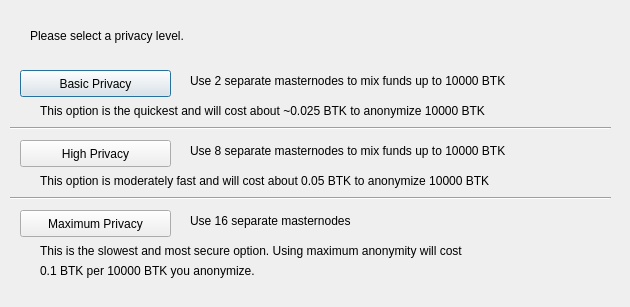
<?xml version="1.0" encoding="UTF-8"?>
<ui version="4.0">
 <class>ObfuscationConfig</class>
 <widget class="QDialog" name="ObfuscationConfig">
  <property name="geometry">
   <rect>
    <x>0</x>
    <y>0</y>
    <width>630</width>
    <height>307</height>
   </rect>
  </property>
  <property name="windowTitle">
   <string>Configure Obfuscation</string>
  </property>
  <widget class="QPushButton" name="buttonBasic">
   <property name="geometry">
    <rect>
     <x>20</x>
     <y>70</y>
     <width>151</width>
     <height>27</height>
    </rect>
   </property>
   <property name="text">
    <string>Basic Privacy</string>
   </property>
  </widget>
  <widget class="QPushButton" name="buttonHigh">
   <property name="geometry">
    <rect>
     <x>20</x>
     <y>140</y>
     <width>151</width>
     <height>27</height>
    </rect>
   </property>
   <property name="text">
    <string>High Privacy</string>
   </property>
  </widget>
  <widget class="QPushButton" name="buttonMax">
   <property name="geometry">
    <rect>
     <x>20</x>
     <y>210</y>
     <width>151</width>
     <height>27</height>
    </rect>
   </property>
   <property name="text">
    <string>Maximum Privacy</string>
   </property>
  </widget>
  <widget class="QLabel" name="label">
   <property name="geometry">
    <rect>
     <x>30</x>
     <y>20</y>
     <width>571</width>
     <height>31</height>
    </rect>
   </property>
   <property name="text">
    <string>Please select a privacy level.</string>
   </property>
  </widget>
  <widget class="QLabel" name="label_2">
   <property name="geometry">
    <rect>
     <x>190</x>
     <y>70</y>
     <width>421</width>
     <height>21</height>
    </rect>
   </property>
   <property name="text">
    <string>Use 2 separate masternodes to mix funds up to 10000 BTK</string>
   </property>
  </widget>
  <widget class="QLabel" name="label_3">
   <property name="geometry">
    <rect>
     <x>190</x>
     <y>140</y>
     <width>411</width>
     <height>21</height>
    </rect>
   </property>
   <property name="text">
    <string>Use 8 separate masternodes to mix funds up to 10000 BTK</string>
   </property>
  </widget>
  <widget class="QLabel" name="label_4">
   <property name="geometry">
    <rect>
     <x>190</x>
     <y>210</y>
     <width>421</width>
     <height>21</height>
    </rect>
   </property>
   <property name="text">
    <string>Use 16 separate masternodes</string>
   </property>
  </widget>
  <widget class="QLabel" name="label_6">
   <property name="geometry">
    <rect>
     <x>40</x>
     <y>100</y>
     <width>561</width>
     <height>21</height>
    </rect>
   </property>
   <property name="text">
    <string>This option is the quickest and will cost about ~0.025 BTK to anonymize 10000 BTK</string>
   </property>
  </widget>
  <widget class="QLabel" name="label_7">
   <property name="geometry">
    <rect>
     <x>40</x>
     <y>170</y>
     <width>561</width>
     <height>21</height>
    </rect>
   </property>
   <property name="text">
    <string>This option is moderately fast and will cost about 0.05 BTK to anonymize 10000 BTK</string>
   </property>
  </widget>
  <widget class="QLabel" name="label_8">
   <property name="geometry">
    <rect>
     <x>40</x>
     <y>240</y>
     <width>561</width>
     <height>21</height>
    </rect>
   </property>
   <property name="text">
    <string>This is the slowest and most secure option. Using maximum anonymity will cost</string>
   </property>
  </widget>
  <widget class="QLabel" name="label_9">
   <property name="geometry">
    <rect>
     <x>40</x>
     <y>260</y>
     <width>561</width>
     <height>21</height>
    </rect>
   </property>
   <property name="text">
    <string>0.1 BTK per 10000 BTK you anonymize.</string>
   </property>
  </widget>
  <widget class="Line" name="line">
   <property name="geometry">
    <rect>
     <x>10</x>
     <y>120</y>
     <width>601</width>
     <height>16</height>
    </rect>
   </property>
   <property name="orientation">
    <enum>Qt::Horizontal</enum>
   </property>
  </widget>
  <widget class="Line" name="line_2">
   <property name="geometry">
    <rect>
     <x>10</x>
     <y>190</y>
     <width>601</width>
     <height>16</height>
    </rect>
   </property>
   <property name="orientation">
    <enum>Qt::Horizontal</enum>
   </property>
  </widget>
 </widget>
 <resources/>
 <connections/>
</ui>
